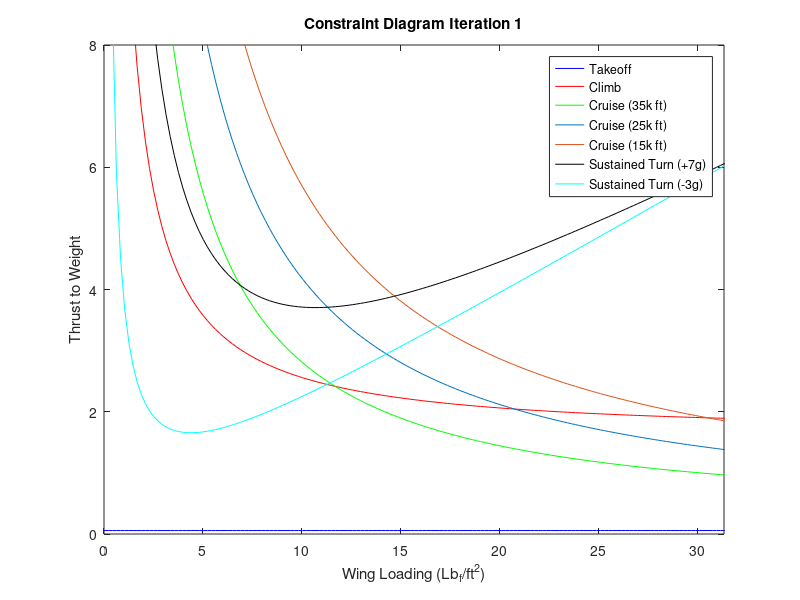

The MATLAB source for this figure:
%% AAE 451 GROUP 7 (HDI)

close all
clear
clc

%% Defining Input Parameters

g = 9.81; % gravity (m/s^2)
WL = linspace(0,10000,1000); % Wing Loading array
%Wo = 25000 * 0.4535924; % Takeoff Weight

% The following parameters are guesses, and will be refined through trade
% study and sizing.

AR = 2.5; % Aspect Ratio
e = 0.75; % Oswald efficiency Factor



%% Takeoff curve

% Defining Takeoff Parameters
S_G = 2000*0.3048; % Takeoff ground run (m)
% Velocity used below is V_LOT = 120 knots (F-15 V_LOT)
q = 0.5 * 1.225 * (61.73336/sqrt(2))^2; % Dynamic Pressure (N/m^2)
CL_max = 1.2; % Max CL during TO (common value for fighter jets)
CD_TO = 0.025; % Typical turboprop military trainer value
CL_TO = 0.7; % Typical turboprop military trainer value
mu = 0.04; %Ground friction constant (typical value is 0.04)
alpha = 0.68;

% Beta is ommitted because it equals 1 at takeoff
T_loading_TO = (1/alpha) .* ((1.21./(g.*q.*CL_max.*S_G)) .* (WL) + (0.605./CL_max) .* (CD_TO - mu*CL_TO) + mu);



%% Climb Curve

% Defining Climb Parameters
% 35,000 ft in a minute in less than 4.8 nautical miles (from RFP)
rateofclimb = (35000/1) * (1/3.281) * (1/60); % converted from ft/min to m/s
V_x = (4.8/1) * (1852) * (1/60); % Converted from nm/min to m/s
V_v = rateofclimb; % Vertical speed (m/s)
Vinf = sqrt((V_v^2) + (V_x^2)); % Airspeed (m/s)
q = 0.5 * (1.225/3) * (Vinf)^2; % Redefine rho
CD_min = 0.022; % Minimum CD
k = 1 / (pi * AR * e); % (Tradeoff study needed for AR and e)

% Normalizing to SL
beta = 0.97; % Guess based on F16 climb weight fraction 
alpha = 0.49; % Guess based on average altitude of 17500 ft


T_Loading_Climb = (beta./alpha).*((V_v./Vinf) + (q./(WL.*beta)).*CD_min + (k./q) .* (WL.*beta));

%% +7 g Turn Curve
% At 35000 ft
n = sqrt(1 + (7)^2); % Load factor
Vinf = 7*g/(18 * 2*pi/360);
q = 0.5 * (0.379) * (Vinf)^2

% Normalizing to SL
beta = 0.9; % Guess based on F16 cruise weight fraction 
alpha = 0.21; % Value for LBP turbofan @ 35000 ft


T_Loading_Turn = (beta./alpha) .* (q .* ((CD_min ./ (WL.*beta)) + k .* ((n./q).^2) .* (WL.*beta)));

%% -3 g Turn Curve

n = sqrt(1 + (3)^2); % Load factor
Vinf = 3*g/(18 * 2*pi/360);
q = 0.5 * (0.379) * (Vinf)^2;

% Normalizing to SL
beta = 0.9; % Guess based on F16 cruise weight fraction 
alpha = 0.21; % Value for LBP turbofan @ 35000 ft


T_Loading_Turn2 = (beta./alpha) .* (q .* ((CD_min ./ (WL.*beta)) + k .* ((n./q).^2) .* (WL.*beta)));


%% Constant Altitude/Speed Cruise (P_s = 0) 35000 ft
% Assuming 35000ft 
q = 0.5 * 0.379 * (259.2832)^2; % Dynamic pressure (using F-16 cruise speed)
CD_min = 0.022; % Minimum CD


% Normalizing to SL
beta = 0.9; % Guess based on F16 cruise weight fraction
% Could be up to the beta value for climb
alpha = 0.21; % Value for LBP turbofan @ 35000 ft


T_Loading_Cruise = (beta./alpha).*((q .* CD_min .* (1./(WL .* beta))) + (k .* (1./q) .* (WL.*beta)));

%% Constant Altitude/Speed Cruise (P_s = 0) 25000 ft
% Assuming 35000ft 
q = 0.5 * 0.5669 * (259.2832)^2; % Dynamic pressure (using F-16 cruise speed)
CD_min = 0.022; % Minimum CD


% Normalizing to SL
beta = 0.9; % Guess based on F16 cruise weight fraction
% Could be up to the beta value for climb
alpha = 0.21; % Value for LBP turbofan @ 35000 ft


T_Loading_Cruise2 = (beta./alpha).*((q .* CD_min .* (1./(WL .* beta))) + (k .* (1./q) .* (WL.*beta)));

%% Constant Altitude/Speed Cruise (P_s = 0) 15000 ft
% Assuming 35000ft 
q = 0.5 * 0.773 * (259.2832)^2; % Dynamic pressure (using F-16 cruise speed)
CD_min = 0.022; % Minimum CD


% Normalizing to SL
beta = 0.9; % Guess based on F16 cruise weight fraction
% Could be up to the beta value for climb
alpha = 0.21; % Value for LBP turbofan @ 35000 ft


T_Loading_Cruise3 = (beta./alpha).*((q .* CD_min .* (1./(WL .* beta))) + (k .* (1./q) .* (WL.*beta)));

%% Landing Curve NOT DONE




%% Plotting
WL_imperial = WL .*0.020885;
plot(WL_imperial,T_loading_TO,"-b");
hold on
plot(WL_imperial,T_Loading_Climb,"-r");
plot(WL_imperial,T_Loading_Cruise,"-g");
plot(WL_imperial,T_Loading_Cruise2);
plot(WL_imperial,T_Loading_Cruise3);
plot(WL_imperial,T_Loading_Turn,"-k");
plot(WL_imperial,T_Loading_Turn2,"-c")
legend("Takeoff","Climb","Cruise (35k ft)","Cruise (25k ft)","Cruise (15k ft)","Sustained Turn (+7g)","Sustained Turn (-3g)")
title('Constraint Diagram Iteration 1');
xlabel('Wing Loading (Lb_f/ft^2)');
ylabel('Thrust to Weight');
xlim([0 1500.*0.020885]);
ylim([0 8]);